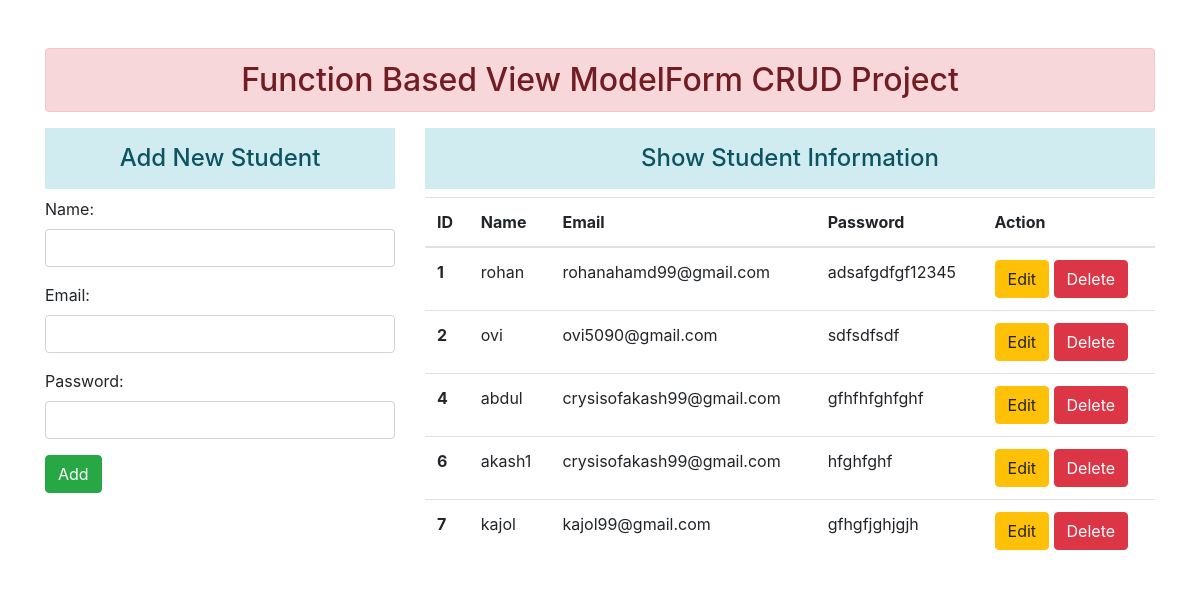
The page / on the database its author committed.
### enroll/models.py (models this page shows)
class User(models.Model):
    name = models.CharField(max_length=70)
    email = models.EmailField(max_length=100)
    password = models.CharField(max_length=100)

### enroll/views.py (the view)
# urls.py: path('', views.add_show, name="addandshow"),
def add_show(request):
    if request.method == 'POST':
        fm = StudentRegistration(request.POST)
        if fm.is_valid():
         nm = fm.cleaned_data['name']
         em = fm.cleaned_data['email']
         pw = fm.cleaned_data['password']
         reg = User(name=nm, email=em, password=pw)
         reg.save()
         fm = StudentRegistration()
    else:
        fm = StudentRegistration()
    stud = User.objects.all()
    return render(request, 'enroll/addandshow.html', {'form':fm, 'stu': stud})

### enroll/forms.py
class StudentRegistration(forms.ModelForm):
    class Meta:
        model = User
        fields = ['name', 'email', 'password']
        widgets = {
         'name': forms.TextInput(attrs={'class':'form-control'}),
         'email': forms.EmailInput(attrs={'class':'form-control'}),
         'password': forms.PasswordInput(render_value=True, attrs={'class':'form-control'}),
        }

### enroll/templates/enroll/addandshow.html (shortened to what this page needs)
{% extends 'enroll/base.html' %}
{% block content %}
  <div class="row">
    <div class="col-sm-4">
      <h4 class="text-center alert-info p-3">Add New Student</h4>
      <form action="" method="POST" novalidate>
        {{form.as_p}}
        <input type="submit" class="btn btn-success" value="Add">
      </form>
    </div>
    <div class="col-sm-8">
      <h4 class="text-center alert-info p-3">Show Student Information</h4>
      {% if stu %}
        <table class="table table-hover">
  <thead>
    <tr>
      <th scope="col">ID</th>
      <th scope="col">Name</th>
      <th scope="col">Email</th>
      <th scope="col">Password</th>
      <th scope="col">Action</th>
    </tr>
  </thead>
  <tbody>
   {% for st in stu %}
    <tr>
      <th scope="row">{{st.id}}</th>
      <td>{{st.name}}</td>
      <td>{{st.email}}</td>
      <td>{{st.password}}</td>
      <td>
        <a href="{% url 'updatedata' st.id %}" class="btn btn-warning">Edit</a>
        <form action="{% url 'deletedata' st.id %}" method="post" class="d-inline"> {% csrf_token %}
          <input type="submit" class="btn btn-danger" value="Delete">
        </form>
      </td>
    </tr>
    {% endfor %}
  </tbody>
</table>
      {% else %}
        <h4 class="text-center alert alert-warning">No Records</h4>
      {% endif %}
    </div>
  </div>
{% endblock content %}

### enroll/templates/enroll/base.html (shortened to what this page needs)
<!DOCTYPE html>
{% load static %}
<html lang="en">
<head>
    <link rel="stylesheet" href="{% static 'enroll/css/bootstrap.css' %}">
</head>
<body>
    <div class="container mt-5">
      <h2 class="text-center alert alert-danger">Function Based View ModelForm CRUD Project</h2>
      {% block content %}{% endblock content %}
    </div>
</body>
</html>

### rows shown on the page
User: id "1", name "rohan", email "rohanahamd99@gmail.com", password "adsafgdfgf12345"
User: id "2", name "ovi", email "ovi5090@gmail.com", password "sdfsdfsdf"
User: id "4", name "abdul", email "crysisofakash99@gmail.com", password "gfhfhfghfghf"
User: id "6", name "akash1", email "crysisofakash99@gmail.com", password "hfghfghf"
User: id "7", name "kajol", email "kajol99@gmail.com", password "gfhgfjghjgjh"
